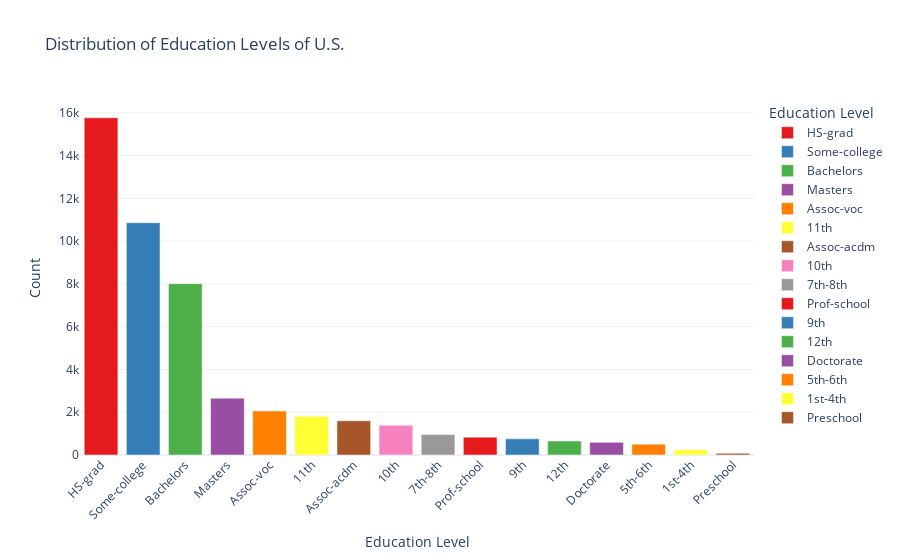

Notebook source saved alongside this figure:
### Markdown cell above
### *Interpretation from the Education Distribution Chart*
---
*The bar chart for the `'education'` distribution in the dataset reveals the following:*

- *HS-Grad Dominance*: *The tallest bar corresponds to "HS-grad" (high school graduates), with* **15,770** *individuals, indicating that this is the most common educational attainment in the dataset.*

- *Decreasing Trend*: *As we move from higher education levels to lower ones, the bar heights generally decrease. This suggests that fewer individuals have advanced degrees compared to high school diplomas.*

- *Notable Exceptions*: *There are a few exceptions to the decreasing trend. For example, "Some-college" has a higher count* (**10,863**) *than "Bachelors"* (**8,013**) *and "Masters"* (**2,656**). *This might indicate that many individuals start college but do not complete a degree.*

### *Possible Interpretations*

- *Population Demographics*: *The dataset might reflect a population where a large proportion of individuals have completed high school but haven't pursued further education.*
  
---

### Code cell
# Create the interactive bar chart for 'education' distribution with distinct colors
fig = px.bar(
    educational_counts,
    x='education',
    y='count',
    title='Distribution of Education Levels of U.S.',
    labels={'education': 'Education Level', 'count': 'Count'},
    color='education',  # Color by 'education' to apply different colors to each bar
    color_discrete_sequence=px.colors.qualitative.Set1  # Use a color sequence with distinct colors
)

# Update layout for better visualization
fig.update_layout(
    xaxis_title="Education Level",
    yaxis_title="Count",
    template="plotly_white",
    xaxis_tickangle=-45  # Tilt x-axis labels for better readability
)

# Show the interactive plot
fig.show()

### Figure 1 — Plotly figure (JSON) as saved in the notebook; plotly's stock layout.template omitted (floating-point values rounded to 4 significant figures)
{"data": [{"alignmentgroup": "True", "hovertemplate": "Education Level=%{x}<br>Count=%{y}<extra></extra>", "legendgroup": "HS-grad", "marker": {"color": "rgb(228,26,28)", "pattern": {"shape": ""}}, "name": "HS-grad", "offsetgroup": "HS-grad", "orientation": "v", "showlegend": true, "textposition": "auto", "type": "bar", "x": ["HS-grad"], "xaxis": "x", "y": [15770], "yaxis": "y"}, {"alignmentgroup": "True", "hovertemplate": "Education Level=%{x}<br>Count=%{y}<extra></extra>", "legendgroup": "Some-college", "marker": {"color": "rgb(55,126,184)", "pattern": {"shape": ""}}, "name": "Some-college", "offsetgroup": "Some-college", "orientation": "v", "showlegend": true, "textposition": "auto", "type": "bar", "x": ["Some-college"], "xaxis": "x", "y": [10863], "yaxis": "y"}, {"alignmentgroup": "True", "hovertemplate": "Education Level=%{x}<br>Count=%{y}<extra></extra>", "legendgroup": "Bachelors", "marker": {"color": "rgb(77,175,74)", "pattern": {"shape": ""}}, "name": "Bachelors", "offsetgroup": "Bachelors", "orientation": "v", "showlegend": true, "textposition": "auto", "type": "bar", "x": ["Bachelors"], "xaxis": "x", "y": [8013], "yaxis": "y"}, {"alignmentgroup": "True", "hovertemplate": "Education Level=%{x}<br>Count=%{y}<extra></extra>", "legendgroup": "Masters", "marker": {"color": "rgb(152,78,163)", "pattern": {"shape": ""}}, "name": "Masters", "offsetgroup": "Masters", "orientation": "v", "showlegend": true, "textposition": "auto", "type": "bar", "x": ["Masters"], "xaxis": "x", "y": [2656], "yaxis": "y"}, {"alignmentgroup": "True", "hovertemplate": "Education Level=%{x}<br>Count=%{y}<extra></extra>", "legendgroup": "Assoc-voc", "marker": {"color": "rgb(255,127,0)", "pattern": {"shape": ""}}, "name": "Assoc-voc", "offsetgroup": "Assoc-voc", "orientation": "v", "showlegend": true, "textposition": "auto", "type": "bar", "x": ["Assoc-voc"], "xaxis": "x", "y": [2060], "yaxis": "y"}, {"alignmentgroup": "True", "hovertemplate": "Education Level=%{x}<br>Count=%{y}<extra></extra>", "legendgroup": "11th", "marker": {"color": "rgb(255,255,51)", "pattern": {"shape": ""}}, "name": "11th", "offsetgroup": "11th", "orientation": "v", "showlegend": true, "textposition": "auto", "type": "bar", "x": ["11th"], "xaxis": "x", "y": [1812], "yaxis": "y"}, {"alignmentgroup": "True", "hovertemplate": "Education Level=%{x}<br>Count=%{y}<extra></extra>", "legendgroup": "Assoc-acdm", "marker": {"color": "rgb(166,86,40)", "pattern": {"shape": ""}}, "name": "Assoc-acdm", "offsetgroup": "Assoc-acdm", "orientation": "v", "showlegend": true, "textposition": "auto", "type": "bar", "x": ["Assoc-acdm"], "xaxis": "x", "y": [1601], "yaxis": "y"}, {"alignmentgroup": "True", "hovertemplate": "Education Level=%{x}<br>Count=%{y}<extra></extra>", "legendgroup": "10th", "marker": {"color": "rgb(247,129,191)", "pattern": {"shape": ""}}, "name": "10th", "offsetgroup": "10th", "orientation": "v", "showlegend": true, "textposition": "auto", "type": "bar", "x": ["10th"], "xaxis": "x", "y": [1389], "yaxis": "y"}, {"alignmentgroup": "True", "hovertemplate": "Education Level=%{x}<br>Count=%{y}<extra></extra>", "legendgroup": "7th-8th", "marker": {"color": "rgb(153,153,153)", "pattern": {"shape": ""}}, "name": "7th-8th", "offsetgroup": "7th-8th", "orientation": "v", "showlegend": true, "textposition": "auto", "type": "bar", "x": ["7th-8th"], "xaxis": "x", "y": [954], "yaxis": "y"}, {"alignmentgroup": "True", "hovertemplate": "Education Level=%{x}<br>Count=%{y}<extra></extra>", "legendgroup": "Prof-school", "marker": {"color": "rgb(228,26,28)", "pattern": {"shape": ""}}, "name": "Prof-school", "offsetgroup": "Prof-school", "orientation": "v", "showlegend": true, "textposition": "auto", "type": "bar", "x": ["Prof-school"], "xaxis": "x", "y": [834], "yaxis": "y"}, {"alignmentgroup": "True", "hovertemplate": "Education Level=%{x}<br>Count=%{y}<extra></extra>", "legendgroup": "9th", "marker": {"color": "rgb(55,126,184)", "pattern": {"shape": ""}}, "name": "9th", "offsetgroup": "9th", "orientation": "v", "showlegend": true, "textposition": "auto", "type": "bar", "x": ["9th"], "xaxis": "x", "y": [756], "yaxis": "y"}, {"alignmentgroup": "True", "hovertemplate": "Education Level=%{x}<br>Count=%{y}<extra></extra>", "legendgroup": "12th", "marker": {"color": "rgb(77,175,74)", "pattern": {"shape": ""}}, "name": "12th", "offsetgroup": "12th", "orientation": "v", "showlegend": true, "textposition": "auto", "type": "bar", "x": ["12th"], "xaxis": "x", "y": [655], "yaxis": "y"}, {"alignmentgroup": "True", "hovertemplate": "Education Level=%{x}<br>Count=%{y}<extra></extra>", "legendgroup": "Doctorate", "marker": {"color": "rgb(152,78,163)", "pattern": {"shape": ""}}, "name": "Doctorate", "offsetgroup": "Doctorate", "orientation": "v", "showlegend": true, "textposition": "auto", "type": "bar", "x": ["Doctorate"], "xaxis": "x", "y": [594], "yaxis": "y"}, {"alignmentgroup": "True", "hovertemplate": "Education Level=%{x}<br>Count=%{y}<extra></extra>", "legendgroup": "5th-6th", "marker": {"color": "rgb(255,127,0)", "pattern": {"shape": ""}}, "name": "5th-6th", "offsetgroup": "5th-6th", "orientation": "v", "showlegend": true, "textposition": "auto", "type": "bar", "x": ["5th-6th"], "xaxis": "x", "y": [507], "yaxis": "y"}, {"alignmentgroup": "True", "hovertemplate": "Education Level=%{x}<br>Count=%{y}<extra></extra>", "legendgroup": "1st-4th", "marker": {"color": "rgb(255,255,51)", "pattern": {"shape": ""}}, "name": "1st-4th", "offsetgroup": "1st-4th", "orientation": "v", "showlegend": true, "textposition": "auto", "type": "bar", "x": ["1st-4th"], "xaxis": "x", "y": [245], "yaxis": "y"}, {"alignmentgroup": "True", "hovertemplate": "Education Level=%{x}<br>Count=%{y}<extra></extra>", "legendgroup": "Preschool", "marker": {"color": "rgb(166,86,40)", "pattern": {"shape": ""}}, "name": "Preschool", "offsetgroup": "Preschool", "orientation": "v", "showlegend": true, "textposition": "auto", "type": "bar", "x": ["Preschool"], "xaxis": "x", "y": [81], "yaxis": "y"}], "layout": {"barmode": "relative", "legend": {"title": {"text": "Education Level"}, "tracegroupgap": 0}, "title": {"text": "Distribution of Education Levels of U.S."}, "xaxis": {"anchor": "y", "categoryarray": ["HS-grad", "Some-college", "Bachelors", "Masters", "Assoc-voc", "11th", "Assoc-acdm", "10th", "7th-8th", "Prof-school", "9th", "12th", "Doctorate", "5th-6th", "1st-4th", "Preschool"], "categoryorder": "array", "domain": [0, 1], "tickangle": -45, "title": {"text": "Education Level"}}, "yaxis": {"anchor": "x", "domain": [0, 1], "title": {"text": "Count"}}}}
